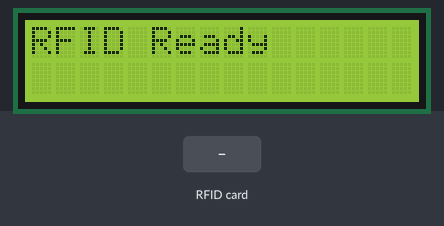
A sketch run on a simulated ESP32-S3. Shown: 16×2 character LCD. Inputs (shaded band) come from the test bench. What the sketch prints to the serial monitor is not drawn.

Above: at 1.3 s.
1.4 s: RFID card 1A 86 0A 01 held to the reader
At 2.2 s:
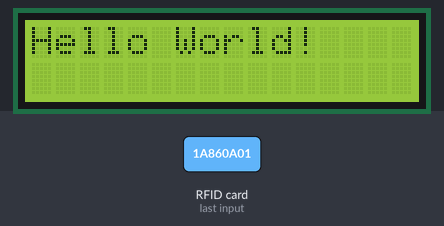
At 3.4 s:
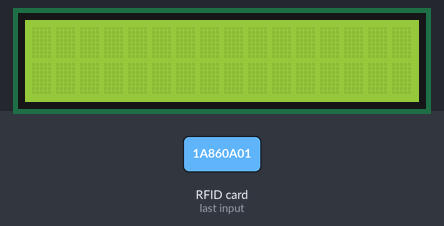
4.4 s: RFID card 5E 7A 19 C4 held to the reader
At 5.6 s:
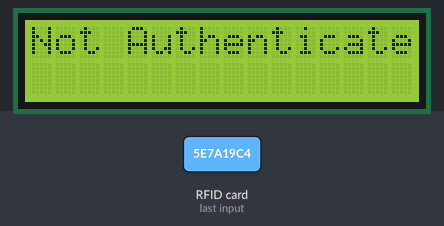
Timing chart, 0 to 7.4 s (numbered marks = the images above; inputs shaded):
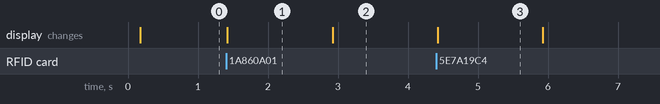

The sketch:

rfid-lcd.ino
```cpp
#include <SPI.h>
#include <MFRC522.h>
#include <Wire.h>
#include <LiquidCrystal_I2C.h>

#define SS_PIN   10      // FSPICS0
#define RST_PIN   3      // RST pin at top left
MFRC522 rfid(SS_PIN, RST_PIN);

#define LCD_SDA  5
#define LCD_SCL  6
LiquidCrystal_I2C lcd(0x27, 16, 2);


// GOOD Card UID
byte GOOD_UID[] = {0x1A, 0x86, 0x0A, 0x01};
const byte GOOD_UID_SIZE = 4;

bool uidMatch(const byte* uid, byte uidSize){
  if(uidSize != GOOD_UID_SIZE) return false;

  for(byte i = 0; i < GOOD_UID_SIZE; i++){
    if(uid[i] != GOOD_UID[i]) return false;
  }

  return true;
}

void setup() {
  Serial.begin(115200);

  // Initialize FSPI (GPIO pins for ESP32-S3)
  SPI.begin(36, 37, 35, SS_PIN);
  //          SCK  MISO MOSI

  rfid.PCD_Init();
  delay(50);

  Wire.begin(LCD_SDA, LCD_SCL);
  lcd.init();
  lcd.backlight();

  lcd.setCursor(0, 0);
  lcd.print("RFID Ready");
}

void loop() {
  // Look for new cards
  if (!rfid.PICC_IsNewCardPresent()) return;

  // Read the card
  if (!rfid.PICC_ReadCardSerial()) return;

  // Print UID
  // Serial.print("Card UID: ");
  // for (byte i = 0; i < rfid.uid.size; i++) {
  //   Serial.print(rfid.uid.uidByte[i] < 0x10 ? "0" : "");
  //   Serial.print(rfid.uid.uidByte[i], HEX);
  //   Serial.print(" ");
  // }
  // Serial.println();
  // check if UID matches
  if(uidMatch(rfid.uid.uidByte, rfid.uid.size)){
    Serial.println("Hello World");
    lcd.setCursor(0, 0);
    lcd.print("Hello World!");
  } else {
    Serial.println("Byeeeeee");
    lcd.setCursor(0, 0);
    lcd.print("Not Authenticated");
  }

  delay(1500); // keep message on screen
  lcd.clear();

  // Halt PICC (good practice)
  rfid.PICC_HaltA();
  rfid.PCD_StopCrypto1();

}
```

Measured:
- after the input at 1.4 s, the display: changes at once (image 1)
- after the input at 4.4 s, the display: changes at once (image 3)
- what the display in image 1 shows lasts 1.5 s, from 1.4 s to 2.9 s
